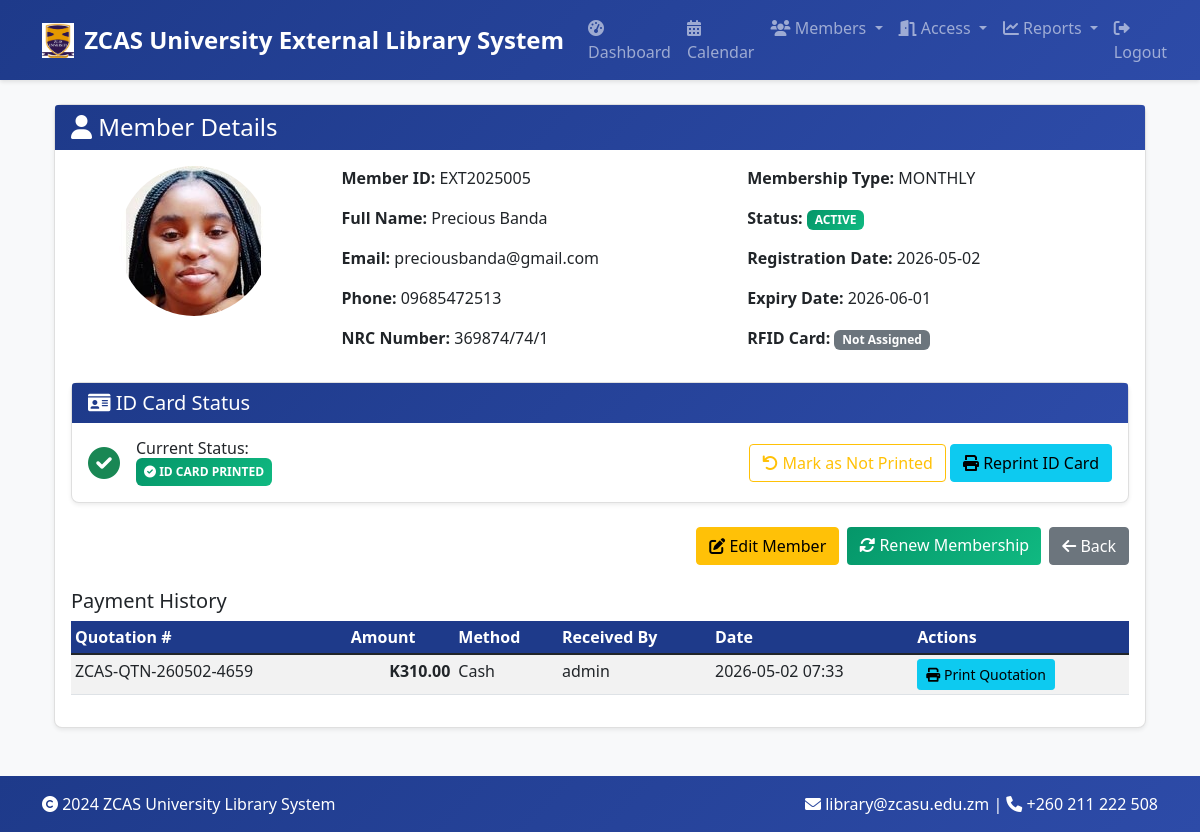
The app's page /member_details/5 (signed in) with its own data.
### app.py (models this page shows, shortened)
class Member(db.Model):
    id = db.Column(db.Integer, primary_key=True)
    member_id = db.Column(db.String(20), unique=True, nullable=False)
    full_name = db.Column(db.String(100), nullable=False)
    email = db.Column(db.String(120), nullable=False)
    phone = db.Column(db.String(20), nullable=False)
    address = db.Column(db.Text, nullable=False)
    nrc_number = db.Column(db.String(50), nullable=False)
    nationality = db.Column(db.String(50), default='Zambian')
    membership_type = db.Column(db.String(20), nullable=False)
    duration_months = db.Column(db.Integer, default=1)
    photo_path = db.Column(db.String(200), nullable=True)
    receipt_number = db.Column(db.String(50), nullable=True)
    registration_date = db.Column(db.DateTime, default=datetime.utcnow)
    expiry_date = db.Column(db.DateTime, nullable=True)
    status = db.Column(db.String(20), default='active')
    rfid_uid = db.Column(db.String(50), unique=True, nullable=True)
    id_printed = db.Column(db.Boolean, default=False)
    payments = db.relationship('Payment', backref='member', lazy=True)
    access_logs = db.relationship('AccessLog', backref='member', lazy=True)
    current_session = db.relationship(
        'CurrentSession', backref='member', uselist=False)

class Payment(db.Model):
    id = db.Column(db.Integer, primary_key=True)
    receipt_number = db.Column(db.String(50), nullable=False)
    member_id = db.Column(db.Integer, db.ForeignKey(
        'member.id'), nullable=False)
    amount = db.Column(db.Float, nullable=False)
    payment_method = db.Column(db.String(20), default='Cash')
    payment_date = db.Column(db.DateTime, default=datetime.utcnow)
    received_by = db.Column(db.String(80), nullable=False)
    fee_breakdown = db.Column(db.Text, nullable=True)

### app.py (the view)
@app.route('/member_details/<int:member_id>')
@login_required
def member_details(member_id):
    try:
        member = Member.query.get_or_404(member_id)
        payments = Payment.query.filter_by(member_id=member_id).order_by(
            Payment.payment_date.desc()).all()
        total_paid = sum(payment.amount for payment in payments)
        return render_template('member_details.html',
                               member=member,
                               payments=payments,
                               total_paid=total_paid)
    except Exception as e:
        flash(f'Error loading member details: {str(e)}', 'error')
        return redirect(url_for('view_members'))

### templates/member_details.html (shortened to what this page needs)
{% extends "base.html" %}
{% block content %}
<div class="container-fluid">
    <div class="row mb-4">
        <div class="col-12">
            <div class="card">
                <div class="card-header bg-primary text-white">
                    <h4 class="mb-0"><i class="fas fa-user"></i> Member Details</h4>
                </div>
                <div class="card-body">
                    <div class="row">
                        <div class="col-md-3 text-center">
                            {% if member.photo_path %}
                            <img src="{{ url_for('static', filename='uploads/' + member.photo_path) }}"
                                alt="Member Photo" class="img-fluid rounded-circle mb-3"
                                style="width: 150px; height: 150px; object-fit: cover;">
                            {% else %}
                            <div class="rounded-circle bg-secondary text-white d-flex align-items-center justify-content-center mx-auto mb-3"
                                style="width: 150px; height: 150px;">
                                <i class="fas fa-user fa-4x"></i>
                            </div>
                            {% endif %}
                        </div>
                        <div class="col-md-9">
                            <div class="row">
                                <div class="col-md-6">
                                    <p><strong>Member ID:</strong> {{ member.member_id }}</p>
                                    <p><strong>Full Name:</strong> {{ member.full_name }}</p>
                                    <p><strong>Email:</strong> {{ member.email }}</p>
                                    <p><strong>Phone:</strong> {{ member.phone }}</p>
                                    <p><strong>NRC Number:</strong> {{ member.nrc_number }}</p>
                                </div>
                                <div class="col-md-6">
                                    <p><strong>Membership Type:</strong> {{ member.membership_type|upper }}</p>
                                    <p><strong>Status:</strong>
                                        {% if member.status == 'active' %}
                                        <span class="badge bg-success">ACTIVE</span>
                                        {% else %}
                                        <span class="badge bg-danger">EXPIRED</span>
                                        {% endif %}
                                    </p>
                                    <p><strong>Registration Date:</strong> {{
                                        member.registration_date.strftime('%Y-%m-%d') if member.registration_date else
                                        'N/A' }}</p>
                                    <p><strong>Expiry Date:</strong> {{ member.expiry_date.strftime('%Y-%m-%d') if
                                        member.expiry_date else 'N/A' }}</p>
                                    <p><strong>RFID Card:</strong>
                                        {% if member.rfid_uid %}
                                        <span class="badge bg-success">Assigned</span>
                                        <code>{{ member.rfid_uid }}</code>
                                        {% else %}
                                        <span class="badge bg-secondary">Not Assigned</span>
                                        {% endif %}
                                    </p>
                                </div>
                            </div>
                        </div>
                    </div>
                    <div class="row mt-3">
                        <div class="col-12">
                            <div class="card">
                                <div class="card-header bg-light">
                                    <h5 class="mb-0"><i class="fas fa-id-card"></i> ID Card Status</h5>
                                </div>
                                <div class="card-body">
                                    <div class="row align-items-center">
                                        <div class="col-md-6">
                                            <div class="d-flex align-items-center">
                                                <i
                                                    class="fas {% if member.id_printed %}fa-check-circle text-success{% else %}fa-print text-warning{% endif %} fa-2x me-3"></i>
                                                <div>
                                                    <h6 class="mb-0">Current Status:</h6>
                                                    <span
                                                        class="badge {% if member.id_printed %}bg-success{% else %}bg-warning text-dark{% endif %} p-2">
                                                        {% if member.id_printed %}
                                                        <i class="fas fa-check-circle"></i> ID CARD PRINTED
                                                        {% else %}
                                                        <i class="fas fa-print"></i> ID CARD NOT PRINTED
                                                        {% endif %}
                                                    </span>
                                                </div>
                                            </div>
                                        </div>
                                        <div class="col-md-6 text-end">
                                            {% if member.id_printed %}
                                            <button class="btn btn-outline-warning"
                                                onclick="markIdAsNotPrinted({{ member.id }})">
                                                <i class="fas fa-undo"></i> Mark as Not Printed
                                            </button>
                                            <a href="{{ url_for('print_id', member_id=member.id) }}"
                                                class="btn btn-info" target="_blank">
                                                <i class="fas fa-print"></i> Reprint ID Card
                                            </a>
                                            {% endif %}
                                        </div>
                                    </div>
                                </div>
                            </div>
                        </div>
                    </div>
                    <div class="row mt-4">
                        <div class="col-12">
                            <div class="d-grid gap-2 d-md-flex justify-content-md-end">
                                <a href="{{ url_for('edit_member', member_id=member.id) }}" class="btn btn-warning">
                                    <i class="fas fa-edit"></i> Edit Member
                                </a>
                                <a href="{{ url_for('renew_member', member_id=member.id) }}" class="btn btn-success">
                                    <i class="fas fa-sync-alt"></i> Renew Membership
                                </a>
                                <a href="{{ url_for('view_members') }}" class="btn btn-secondary">
                                    <i class="fas fa-arrow-left"></i> Back
                                </a>
                            </div>
                        </div>
                    </div>
                    <div class="row mt-4">
                        <div class="col-12">
                            <h5>Payment History</h5>
                            <div class="table-responsive">
                                <table class="table table-sm table-striped">
                                    <thead>
                                        <tr>
                                            <th>Quotation #</th>
                                            <th>Amount</th>
                                            <th>Method</th>
                                            <th>Received By</th>
                                            <th>Date</th>
                                            <th>Actions</th>
                                        </tr>
                                    </thead>
                                    <tbody>
                                        {% for payment in payments %}
                                        <tr>
                                            <td>{{ payment.receipt_number }}</td>
                                            <td class="text-end"><strong>K{{ "%.2f"|format(payment.amount) }}</strong>
                                            </td>
                                            <td>{{ payment.payment_method }}</td>
                                            <td>{{ payment.received_by }}</td>
                                            <td>{{ payment.payment_date.strftime('%Y-%m-%d %H:%M') }}</td>
                                            <td>
                                                <a href="{{ url_for('print_quotation', payment_id=payment.id) }}"
                                                    class="btn btn-sm btn-info" target="_blank">
                                                    <i class="fas fa-print"></i> Print Quotation
                                                </a>
                                            </td>
                                        </tr>
                                        {% endfor %}
                                    </tbody>
                                </table>
                            </div>
                        </div>
                    </div>
                </div>
            </div>
        </div>
    </div>
</div>
{% endblock %}

### templates/base.html (shortened to what this page needs)
<!DOCTYPE html>
<html lang="en">
<head>
    <link href="https://cdn.jsdelivr.net/npm/bootstrap@5.1.3/dist/css/bootstrap.min.css" rel="stylesheet">
    <link rel="stylesheet" href="https://cdnjs.cloudflare.com/ajax/libs/font-awesome/6.0.0/css/all.min.css">
    <link href="https://cdn.jsdelivr.net/npm/fullcalendar@5.11.3/main.min.css" rel="stylesheet">
    <link href="{{ url_for('static', filename='style.css') }}" rel="stylesheet">
</head>
<body>
    <nav class="navbar navbar-expand-lg navbar-dark bg-primary">
        <div class="container">
            <a class="navbar-brand"
                href="{{ url_for('dashboard') if current_user.is_authenticated else url_for('login') }}">
                <img src="{{ url_for('static', filename='images/logo.png') }}" alt="ZCAS University Library Logo"
                    class="navbar-logo" onerror="this.style.display='none'">
                ZCAS University External Library System
            </a>
            {% if current_user.is_authenticated %}
            <div class="collapse navbar-collapse" id="navbarNav">
                <div class="navbar-nav ms-auto">
                    <a class="nav-link" href="{{ url_for('dashboard') }}">
                        <i class="fas fa-tachometer-alt"></i> Dashboard
                    </a>
                    <a class="nav-link" href="{{ url_for('calendar_view') }}">
                        <i class="fas fa-calendar-alt"></i> Calendar
                    </a>
                    <li class="nav-item dropdown">
                        <a class="nav-link dropdown-toggle" href="#" id="membersDropdown" role="button"
                            data-bs-toggle="dropdown">
                            <i class="fas fa-users"></i> Members
                        </a>
                    </li>
                    <li class="nav-item dropdown">
                        <a class="nav-link dropdown-toggle" href="#" id="accessDropdown" role="button"
                            data-bs-toggle="dropdown">
                            <i class="fas fa-door-open"></i> Access
                        </a>
                    </li>
                    <li class="nav-item dropdown">
                        <a class="nav-link dropdown-toggle" href="#" id="financeDropdown" role="button"
                            data-bs-toggle="dropdown">
                            <i class="fas fa-chart-line"></i> Reports
                        </a>
                    </li>
                    <a class="nav-link" href="{{ url_for('logout') }}">
                        <i class="fas fa-sign-out-alt"></i> Logout
                    </a>
                </div>
            </div>
            {% endif %}
        </div>
    </nav>
    <div class="container mt-4">
        {% block content %}{% endblock %}
    </div>
    <footer>
        <div class="container">
            <div class="row">
                <div class="col-md-6 text-md-start text-center mb-2 mb-md-0">
                    <i class="fas fa-copyright"></i> 2024 ZCAS University Library System
                </div>
                <div class="col-md-6 text-md-end text-center">
                    <i class="fas fa-envelope"></i> library@zcasu.edu.zm |
                    <i class="fas fa-phone"></i> +260 211 222 508
                </div>
            </div>
        </div>
    </footer>
</body>
</html>

### records on screen
Member: photo_path (picture), member_id "EXT2025005", full_name "Precious Banda", email "preciousbanda@gmail.com", phone "09685472513", nrc_number "369874/74/1", membership_type "MONTHLY", registration_date "2026-05-02", expiry_date "2026-06-01"
Payment: receipt_number "ZCAS-QTN-260502-4659", amount "310.00", payment_method "Cash", received_by "admin", payment_date "2026-05-02 07:33"
